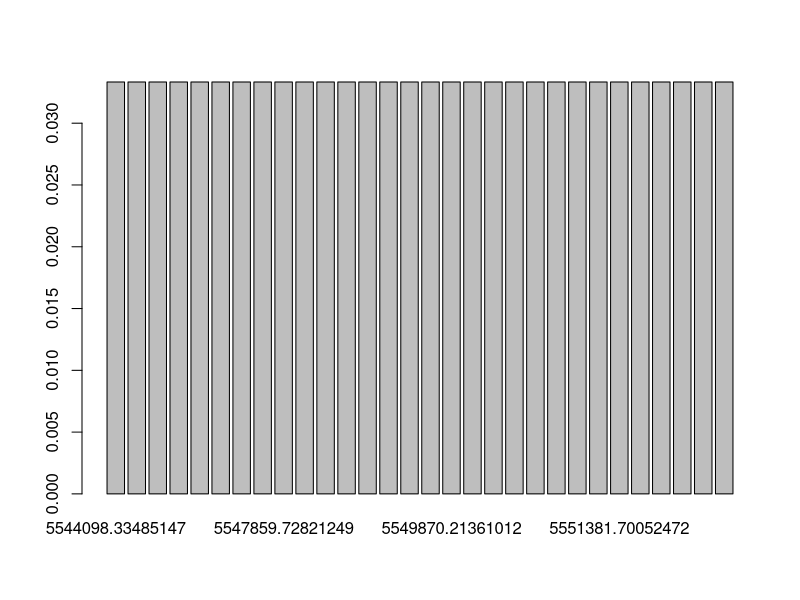

This chart was generated by the following R code:
#Definir una función que genere n muestras independientes de tamaño 1000000 de una variable uniforme discreta U(1,10) y devuelva su suma. 
#Utilizar la función para dibujar el diagrama de barras de la distribución de frecuencias de la suma de 30 variables uniformes discretas

nmuestra <- 10^6
nrepeticiones <- 30
vectorsuma <- NA

x=runif(1000,1,10)
x

for (i in 1:nrepeticiones)
    vectorsuma[i] <- sum(sample(x, nmuestra, replace=TRUE))

nim <- table(vectorsuma)
fim <- nim/sum(nim)
barplot(fim)
